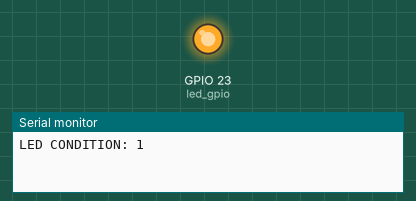
A sketch run on a simulated ESP32. Shown: output pins drawn as LEDs (lit = HIGH), the last lines printed to the serial monitor.

Above: at 1.0 s.
At 3.0 s:
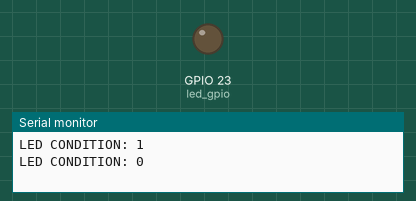
Timing chart, 0 to 5.2 s (numbered marks = the images above):
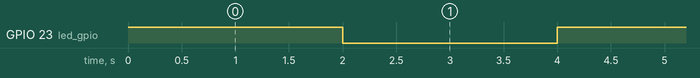

The sketch:

LED_PROJ.ino
```cpp
int led_value;
const byte led_gpio = 23;

void setup() {
  // put your setup code here, to run once:
  pinMode(led_gpio, OUTPUT);
  Serial.begin(115200);

}

void loop() {
  // put your main code here, to run repeatedly:
  digitalWrite(led_gpio, HIGH);
  led_value = digitalRead(led_gpio);
  Serial.print("LED CONDITION: ");
	Serial.println(led_value);
  delay(2000);                      //2ms delay
  digitalWrite(led_gpio, LOW);
  led_value = digitalRead(led_gpio);
  Serial.print("LED CONDITION: ");
	Serial.println(led_value);
  delay(2000);


}
```

Measured:
- by itself, GPIO 23 (led_gpio): alternates HIGH for 2.0 s and LOW for 2.0 s
